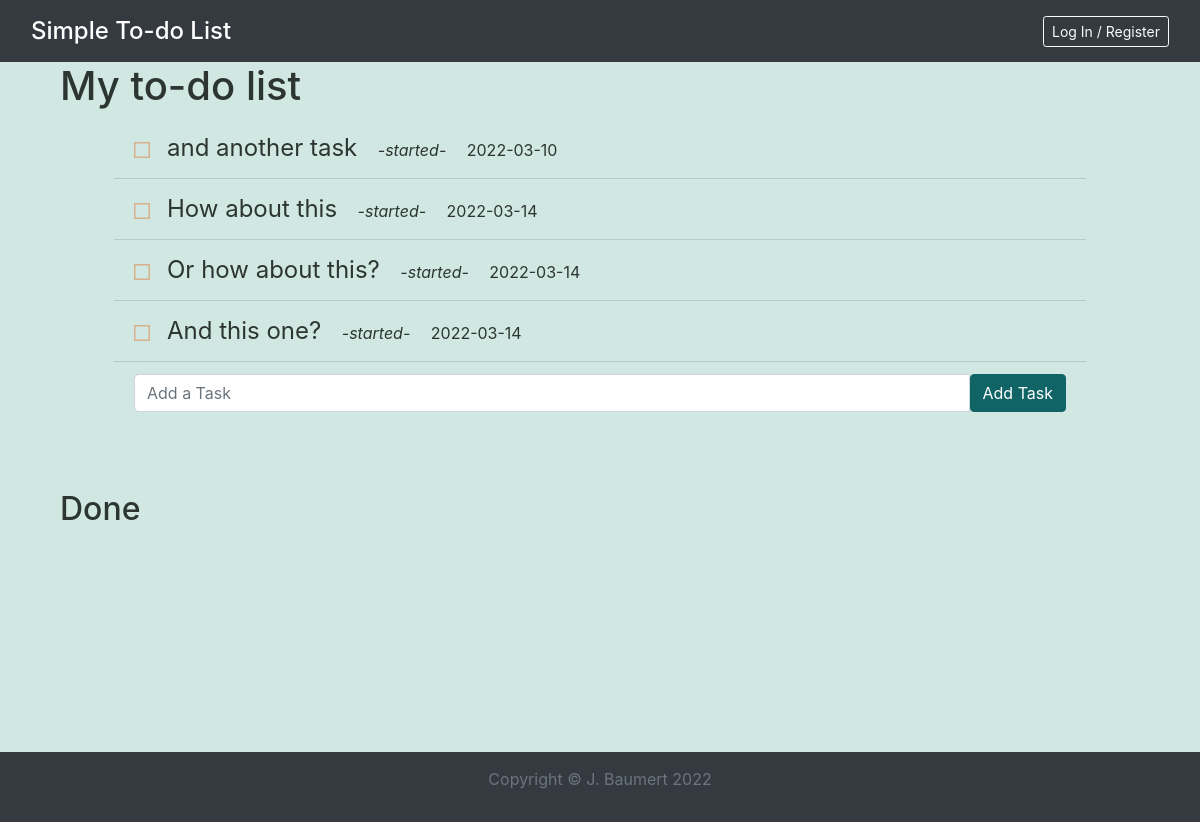
The app's page /list, older data.
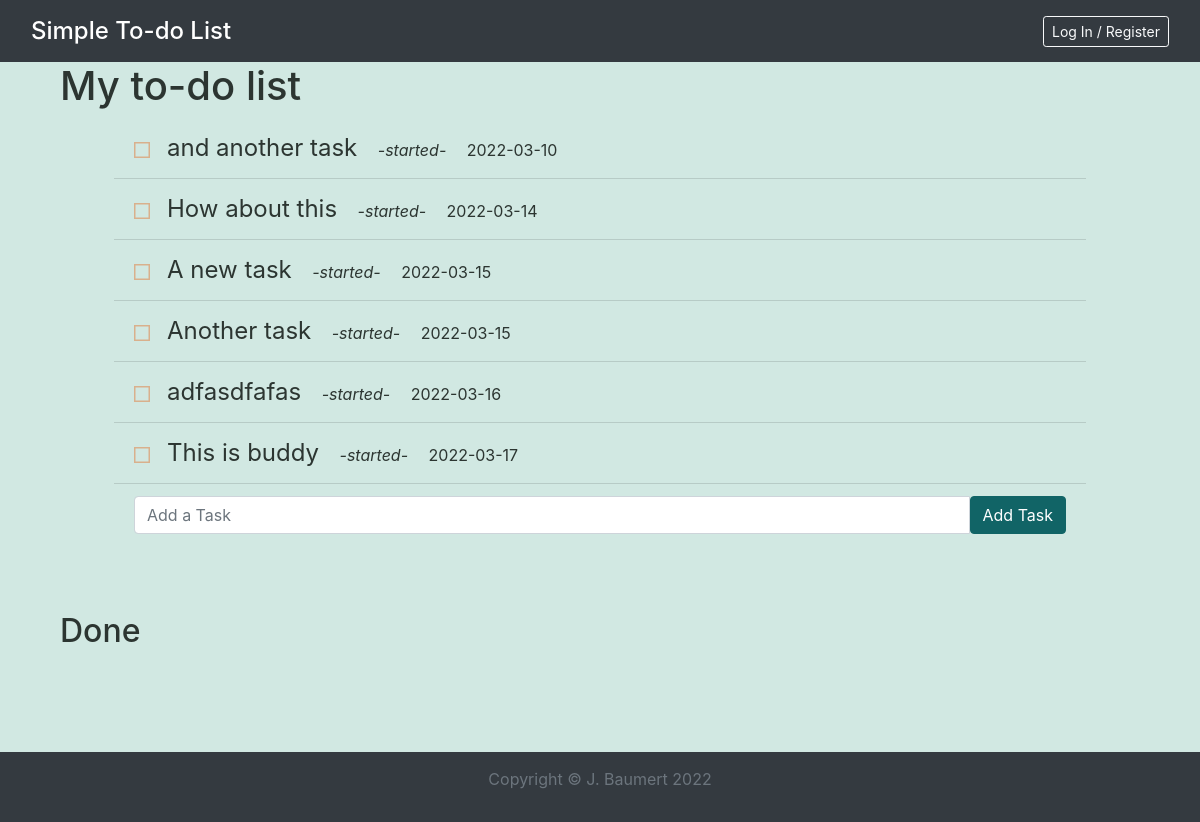
The same page, newer data.
### main.py (models this page shows)
class Task(db.Model):
    __tablename__ = 'tasks'
    id = db.Column(db.INTEGER, primary_key=True)
    author_id = db.Column(db.INTEGER, db.ForeignKey('users.id'))
    task = db.Column(db.VARCHAR(200), nullable=False)
    start = db.Column(db.DATE(), nullable=False)
    status = db.Column(db.BOOLEAN(), nullable=False)

### main.py (the view, shortened to what this page needs)
@app.route('/list', methods=['GET', 'POST'])
def list_page():
    tasks = Task.query.all()
    return render_template('list.html', all_tasks=tasks)

### templates/list.html (shortened to what this page needs)
{% extends 'base.html' %}
{% set title = 'My List' %}
{% block content %}
{% if current_user.is_authenticated %}
{% set user = current_user.id %}
{% else %}
{% set user = None %}
{% endif %}
<div class="short_content" style="width:90%; margin:0 auto; color: #2c3531;">
    <h1>My to-do list</h1>
    <div style="width: 90%; margin: 0 auto;">
        <ul class="list-group list-group-flush">
            {% for task in all_tasks %}
            {% if task.author_id == user and task.status == 1 %}
            <li class="list-group-item list-color">
                <a href="{{ url_for('check_task', task_id=task.id) }}" class="check" style="text-decoration: none;">
                    <i class="fa-regular fa-square-full"></i>
                </a>
                <task style="font-size: 150%;">{{ task.task }}</task>
                &emsp;<i>-started-</i>&emsp;
                {{ task.start }}
            </li>
            {% endif %}
            {% endfor %}
            <li class="list-group-item list-color">
                <form action="{{ url_for('list_page') }}" method="post">
                    <div class="input-group mb-3">
                        <input type="text" class="form-control" placeholder="Add a Task" aria-label="Task"
                            aria-describedby="button-addon2" name="task">
                        <button type="submit" class="btn btn-secondary" type="button" id="button-addon2">Add
                            Task</button>
                    </div>
                </form>
            </li>
        </ul>
    </div>
    <div style="padding-top: 50px;">
        <h2>Done</h2>
    </div>
</div>
{% endblock %}

Row changes from the older to the newer data that the page shows:
removed Task: task "Or how about this?", start "2022-03-14"
removed Task: task "And this one?", start "2022-03-14"
added Task: task "A new task", start "2022-03-15"
added Task: task "Another task", start "2022-03-15"
added Task: task "adfasdfafas", start "2022-03-16"
added Task: task "This is buddy", start "2022-03-17"
